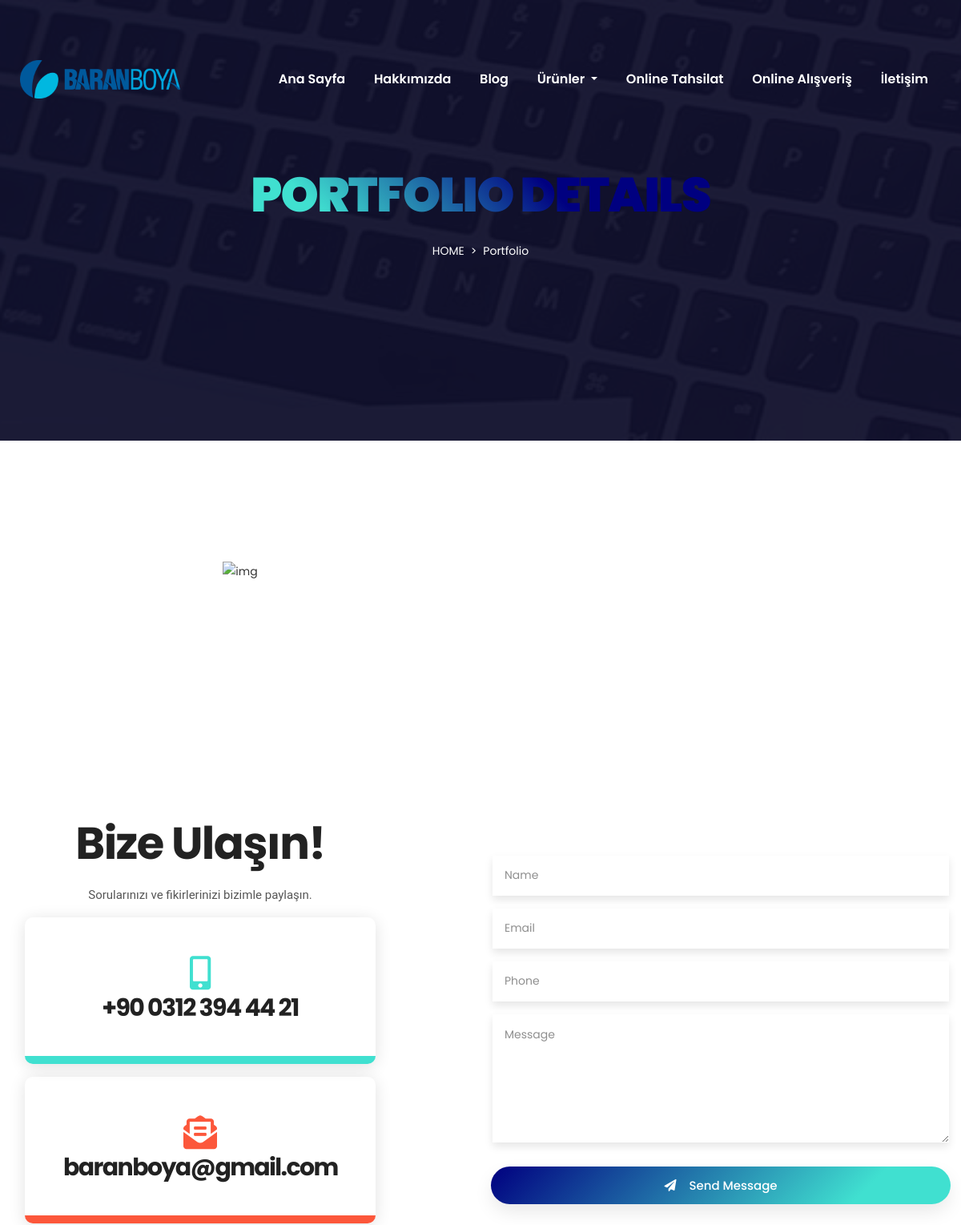
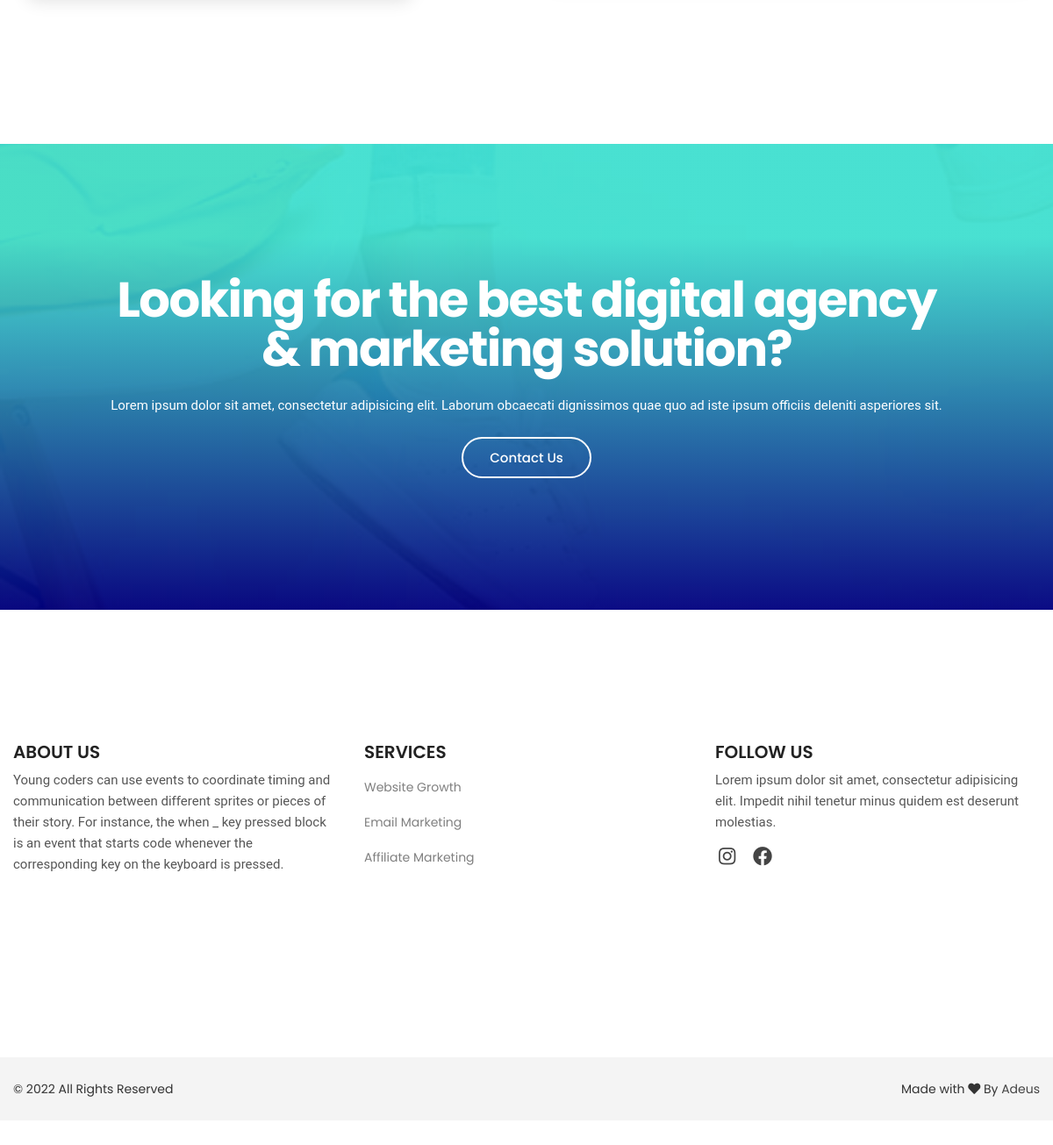
/portdetail.php, run on the app's committed database (2 pictures, top to bottom).
### tables this page shows
CREATE TABLE `logo` (
  `id` int(11) NOT NULL,
  `xfile` varchar(1000) NOT NULL,
  `ufile` varchar(1000) NOT NULL,
  `updated_at` timestamp NOT NULL DEFAULT current_timestamp() ON UPDATE current_timestamp()
);

CREATE TABLE `section_title` (
  `id` int(11) NOT NULL,
  `about_title` varchar(500) NOT NULL,
  `about_text` varchar(1000) NOT NULL,
  `why_title` varchar(500) NOT NULL,
  `why_text` varchar(1000) NOT NULL,
  `service_title` varchar(500) NOT NULL,
  `service_text` varchar(1000) NOT NULL,
  `port_title` varchar(500) NOT NULL,
  `port_text` varchar(1000) NOT NULL,
  `test_title` varchar(500) NOT NULL,
  `test_text` varchar(1000) NOT NULL,
  `contact_title` varchar(500) NOT NULL,
  `contact_text` varchar(1000) NOT NULL,
  `enquiry_title` varchar(500) NOT NULL,
  `enquiry_text` varchar(1000) NOT NULL
);

CREATE TABLE `sitecontact` (
  `id` int(11) NOT NULL,
  `phone1` varchar(150) NOT NULL,
  `phone2` varchar(150) NOT NULL,
  `email1` varchar(100) NOT NULL,
  `email2` varchar(100) NOT NULL,
  `longitude` varchar(100) NOT NULL,
  `latitude` varchar(150) NOT NULL,
  `updated_at` timestamp NOT NULL DEFAULT current_timestamp() ON UPDATE current_timestamp()
);

CREATE TABLE `siteconfig` (
  `id` int(11) NOT NULL,
  `site_keyword` varchar(1000) NOT NULL,
  `site_desc` varchar(500) NOT NULL,
  `site_title` varchar(300) NOT NULL,
  `site_about` varchar(1000) NOT NULL,
  `site_footer` varchar(1000) NOT NULL,
  `follow_text` varchar(1000) NOT NULL,
  `site_url` varchar(50) NOT NULL,
  `updated_at` timestamp NOT NULL DEFAULT current_timestamp() ON UPDATE current_timestamp()
);

CREATE TABLE `service` (
  `id` int(11) NOT NULL,
  `service_title` varchar(500) NOT NULL,
  `service_desc` varchar(1000) NOT NULL,
  `service_detail` varchar(2000) NOT NULL,
  `ufile` varchar(1000) NOT NULL,
  `upadated_at` timestamp NOT NULL DEFAULT current_timestamp() ON UPDATE current_timestamp()
);

CREATE TABLE `social` (
  `id` int(11) NOT NULL,
  `name` varchar(150) NOT NULL,
  `fa` varchar(150) NOT NULL,
  `social_link` varchar(500) NOT NULL
);

### portdetail.php (the view, shortened to what this page needs)
<?php
include "header.php";
$todo= mysqli_real_escape_string($con,$_GET["id"]);
?>
        <section class="section breadcrumb-area overlay-dark d-flex align-items-center">
            <div class="container">
                <div class="row">
                    <div class="col-12">
                        <div class="breadcrumb-content d-flex flex-column align-items-center text-center">
                            <h2 class="text-white text-uppercase mb-3">Portfolio Details</h2>
                            <ol class="breadcrumb">
                                <li class="breadcrumb-item"><a class="text-uppercase text-white" href="home">Home</a></li>
                                <li class="breadcrumb-item text-white active">Portfolio</li>
                            </ol>
                        </div>
                    </div>
                </div>
            </div>
        </section>
        <?php
    $rt=mysqli_query($con,"SELECT * FROM portfolio where id='$todo'");
    $tr = mysqli_fetch_array($rt);
    $ufile = "$tr[ufile]";
?>
        <section class="section about-area ptb_100">
            <div class="container">
                <div class="row justify-content-between align-items-center">
                    <div class="col-12 col-lg-6">
                        <div class="about-thumb text-center">
                            <img src="dashboard/uploads/portfolio/<?php print $ufile;?>" alt="img">
                        </div>
                    </div>
                    <div class="col-12 col-lg-6">
                        <div class="about-content section-heading text-center text-lg-left pl-md-4 mt-5 mt-lg-0 mb-0">
                        </div>
                    </div>
                </div>
            </div>
        </section>
        <section id="contact" class="contact-area ptb_100">
            <div class="container">
                <div class="row justify-content-between align-items-center">
                    <div class="col-12 col-lg-5">
                        <div class="section-heading text-center mb-3">
                            <h2><?php print $contact_title ?></h2>
                            <p class="d-none d-sm-block mt-4"><?php print $contact_text ?></p>
                        </div>
                        <div class="contact-us">
                            <ul>
                                <li class="contact-info color-1 bg-hover active hover-bottom text-center p-5 m-3">
                                    <span><i class="fas fa-mobile-alt fa-3x"></i></span>
                                    <a class="d-block my-2" href="tel:<?php print $phone1 ?>">
                                        <h3><?php print $phone1 ?></h3>
                                    </a>
                                </li>
                                <li class="contact-info color-3 bg-hover active hover-bottom text-center p-5 m-3">
                                    <span><i class="fas fa-envelope-open-text fa-3x"></i></span>
                                    <a class="d-none d-sm-block my-2" href="mailto:<?php print $email1 ?>">
                                        <h3><?php print $email1 ?></h3>
                                    </a>
                                </li>
                            </ul>
                        </div>
                    </div>
                    <div class="col-12 col-lg-6 pt-4 pt-lg-0">
                        <div class="contact-box text-center">
<form action="" method="post" enctype="multipart/form-data">
                                <div class="row">
                                    <div class="col-12">
                                        <div class="form-group">
                                            <input type="text" class="form-control" name="name" placeholder="Name" required="required">
                                        </div>
                                        <div class="form-group">
                                            <input type="email" class="form-control" name="email" placeholder="Email" required="required">
                                        </div>
                                        <div class="form-group">
                                            <input type="text" class="form-control" name="phone" placeholder="Phone" required="required">
                                        </div>
                                    </div>
                                    <div class="col-12">
                                        <div class="form-group">
                                            <textarea class="form-control" name="message" placeholder="Message" required="required"></textarea>
                                        </div>
                                    </div>
                                    <div class="col-12">
                                        <button type="submit" class="btn btn-bordered active btn-block mt-3" name="save"><span class="text-white pr-3"><i class="fas fa-paper-plane"></i></span>Send Message</button>
                                    </div>
                                </div>
                            </form>
                        </div>
                    </div>
                </div>
            </div>
        </section>
        <section class="section cta-area bg-overlay ptb_100">
            <div class="container">
                <div class="row justify-content-center">
                    <div class="col-12 col-lg-10">
                        <div class="section-heading text-center m-0">
                            <h2 class="text-white"><?php print $enquiry_title; ?></h2>
                            <p class="text-white d-none d-sm-block mt-4"><?php print $enquiry_text; ?></p>
                            <a href="contact" class="btn btn-bordered-white mt-4">Contact Us</a>
                        </div>
                    </div>
                </div>
            </div>
        </section>
<?php include "footer.php"; ?>

### header.php (shortened to what this page needs)
<?php include "z_db.php";?>
<!doctype html>
<html class="no-js" lang="en">
<?php
    $rrs=mysqli_query($con,"SELECT * FROM section_title Where id=1");
$rs = mysqli_fetch_array($rrs);
$enquiry_title="$rs[enquiry_title]";
$enquiry_text="$rs[enquiry_text]";
$contact_title="$rs[contact_title]";
$contact_text="$rs[contact_text]";
?>
<?php
    $rt=mysqli_query($con,"SELECT * FROM sitecontact where id=1");
    $tr = mysqli_fetch_array($rt);
    $phone1 = "$tr[phone1]";
    $email1 = "$tr[email1]";
?>
<head>
    <?php
    $rr=mysqli_query($con,"SELECT * FROM siteconfig where id=1");
    $r = mysqli_fetch_array($rr);
    $site_about = "$r[site_about]";
    $site_footer = "$r[site_footer]";
    $follow_text = "$r[follow_text]";
?>
    <link rel="stylesheet" href="assets/css/style.css">
    <link rel="stylesheet" href="assets/css/responsive.css">
</head>
<body>
    <div class="main overflow-hidden">
    <header id="header">
        <nav data-aos="zoom-out" data-aos-delay="800" class="navbar navbar-expand">
            <div id="header-container" class="container header">
                <?php
                $rt = mysqli_query($con, "SELECT ufile FROM logo WHERE id=1");
                $tr = mysqli_fetch_array($rt);
                $ufile = "$tr[ufile]";
                ?>
                <a class="navbar-brand" href="home">
                    <img class="navbar-brand-regular" id="header-logo1" src="dashboard/uploads/logo/<?php print $ufile ?>" alt="brand-logo">
                </a>
                <div class="ml-auto">
                    <ul class="navbar-nav items">
                        <li class="nav-item">
                            <a class="nav-link" href="home">Ana Sayfa</a>
                        </li>
                        <li class="nav-item">
                            <a href="about" class="nav-link">Hakkımızda</a>
                        </li>
                        <li class="nav-item">
                            <a href="blog" class="nav-link">Blog</a>
                        </li>
                        <li class="nav-item dropdown">
  <a href="urunler" class="nav-link dropdown-toggle d-none d-md-block" id="navbarDropdown" role="button" aria-haspopup="true" aria-expanded="false">
    Ürünler
  </a>
                        </li>
                        <li class="nav-item">
                            <a href="https://tahsilat.baranboya.com/Payment/UnAuthenticatedPayment?notAut=True" target="_blank" class="nav-link">Online Tahsilat</a>
                        </li>
                        <li class="nav-item">
                            <a href="https://www.kalipsilikonu.com/" target="_blank" class="nav-link">Online Alışveriş</a>
                        </li>
                        <li class="nav-item">
                            <a href="contact" class="nav-link">İletişim</a>
                        </li>
                    </ul>
                </div>
            </div>
        </nav>
    </header>

### footer.php (shortened to what this page needs)
<?php include "z_db.php";?>
  <footer class="section footer-area">
            <div class="footer-top ptb_100">
                <div class="container">
                    <div class="row">
                        <div class="col-12 col-sm-6 col-lg-4">
                            <div class="footer-items">
                            <h3 class="footer-title text-uppercase mb-2">About Us</h3>
                                <p class="mb-2"><?php print $site_about?></p>
                            </div>
                        </div>
                        <div class="col-12 col-sm-6 col-lg-4">
                            <div class="footer-items">
                                <h3 class="footer-title text-uppercase mb-2">Services</h3>
                                <ul>
 <?php
   $q="SELECT * FROM  service ORDER BY id DESC LIMIT 5";
 $r123 = mysqli_query($con,$q);
while($ro = mysqli_fetch_array($r123))
{
	$id="$ro[id]";
	$service_title="$ro[service_title]";
print "
<li class='py-2'><a class='text-black-50' href='servicedetail.php?id=$id'>$service_title</a></li>
";
}
?>
                                </ul>
                            </div>
                        </div>
                        <div class="col-12 col-sm-6 col-lg-4">
                            <div class="footer-items">
                                <h3 class="footer-title text-uppercase mb-2">Follow Us</h3>
                                <p class="mb-2"><?php print $follow_text ?></p>
                                <ul class="social-icons list-inline pt-2">
                                <?php
   $q="SELECT * FROM  social ORDER BY id DESC LIMIT 5";
 $r123 = mysqli_query($con,$q);
while($ro = mysqli_fetch_array($r123))
{
    $fa="$ro[fa]";
    $social_link="$ro[social_link]";
print "
<li class='list-inline-item px-1'><a href='$social_link'><i class='fab $fa'></i></a></li>
";
}
?>
                                </ul>
                            </div>
                        </div>
                    </div>
                </div>
            </div>
            <div class="footer-bottom bg-grey">
                <div class="container">
                    <div class="row">
                        <div class="col-12">
                            <div class="copyright-area d-flex flex-wrap justify-content-center justify-content-sm-between text-center py-4">
                                <div class="copyright-left"><?php print $site_footer ?></div>
                                <div class="copyright-right">Made with <i class="fas fa-heart"></i> By <a href="https://facebook.com/hillsoftsnetwork">Adeus</a></div>
                            </div>
                        </div>
                    </div>
                </div>
            </div>
        </footer>
    </div>
</body>
</html>

### data on the page
logo: ufile (picture)
section_title: contact_title "Bize Ulaşın!", contact_text "Sorularınızı ve fikirlerinizi bizimle paylaşın.", enquiry_title "Looking for the best digital agency & marketing solution?", enquiry_text "Lorem ipsum dolor sit amet, consectetur adipisicing elit. Laborum obcaecati dignissimos quae quo ad iste ipsum officiis deleniti asperiores sit."
sitecontact: phone1 "+90 0312 394 44 21", email1 "baranboya@gmail.com"
siteconfig: site_about "Young coders can use events to coordinate timing and communication between different sprites or pieces of their story. For instance, the when _ key pressed block is an event that starts code whenever the corresponding key on the keyboard is pressed.", follow_text "Lorem ipsum dolor sit amet, consectetur adipisicing elit. Impedit nihil tenetur minus quidem est deserunt molestias.", site_footer "© 2022 All Rights Reserved"
service: service_title "Website Growth"
service: service_title "Email Marketing"
service: service_title "Affiliate Marketing"
